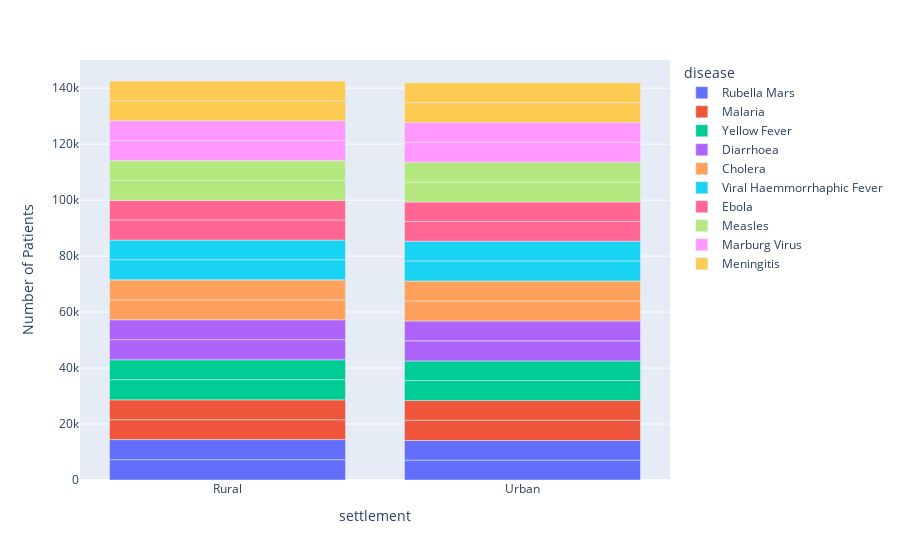

Here is the notebook cell this chart was saved with:
### Code cell
data_settlement= data.groupby(['settlement', 'disease', 'health_status'])['id'].count().reset_index(name='Number of Patients').sort_values(by= 'Number of Patients', ascending= False)
data_settlement

px.bar(data_settlement, x= 'settlement' , y='Number of Patients', color= 'disease')

### Figure 1 — Plotly figure (JSON) as saved in the notebook; plotly's stock layout.template omitted (floating-point values rounded to 4 significant figures)
{"data": [{"alignmentgroup": "True", "hovertemplate": "disease=Rubella Mars<br>settlement=%{x}<br>Number of Patients=%{y}<extra></extra>", "legendgroup": "Rubella Mars", "marker": {"color": "#636efa"}, "name": "Rubella Mars", "offsetgroup": "Rubella Mars", "orientation": "v", "showlegend": true, "textposition": "auto", "type": "bar", "x": ["Rural", "Rural", "Urban", "Urban"], "xaxis": "x", "y": [7272, 7165, 7104, 6998], "yaxis": "y"}, {"alignmentgroup": "True", "hovertemplate": "disease=Malaria<br>settlement=%{x}<br>Number of Patients=%{y}<extra></extra>", "legendgroup": "Malaria", "marker": {"color": "#EF553B"}, "name": "Malaria", "offsetgroup": "Malaria", "orientation": "v", "showlegend": true, "textposition": "auto", "type": "bar", "x": ["Urban", "Rural", "Rural", "Urban"], "xaxis": "x", "y": [7259, 7106, 7098, 7072], "yaxis": "y"}, {"alignmentgroup": "True", "hovertemplate": "disease=Yellow Fever<br>settlement=%{x}<br>Number of Patients=%{y}<extra></extra>", "legendgroup": "Yellow Fever", "marker": {"color": "#00cc96"}, "name": "Yellow Fever", "offsetgroup": "Yellow Fever", "orientation": "v", "showlegend": true, "textposition": "auto", "type": "bar", "x": ["Rural", "Rural", "Urban", "Urban"], "xaxis": "x", "y": [7207, 7110, 7100, 7011], "yaxis": "y"}, {"alignmentgroup": "True", "hovertemplate": "disease=Diarrhoea<br>settlement=%{x}<br>Number of Patients=%{y}<extra></extra>", "legendgroup": "Diarrhoea", "marker": {"color": "#ab63fa"}, "name": "Diarrhoea", "offsetgroup": "Diarrhoea", "orientation": "v", "showlegend": true, "textposition": "auto", "type": "bar", "x": ["Rural", "Urban", "Urban", "Rural"], "xaxis": "x", "y": [7191, 7170, 7098, 7091], "yaxis": "y"}, {"alignmentgroup": "True", "hovertemplate": "disease=Cholera<br>settlement=%{x}<br>Number of Patients=%{y}<extra></extra>", "legendgroup": "Cholera", "marker": {"color": "#FFA15A"}, "name": "Cholera", "offsetgroup": "Cholera", "orientation": "v", "showlegend": true, "textposition": "auto", "type": "bar", "x": ["Rural", "Urban", "Urban", "Rural", "Rural"], "xaxis": "x", "y": [7180, 7141, 7141, 7126, 1], "yaxis": "y"}, {"alignmentgroup": "True", "hovertemplate": "disease=Viral Haemmorrhaphic Fever<br>settlement=%{x}<br>Number of Patients=%{y}<extra></extra>", "legendgroup": "Viral Haemmorrhaphic Fever", "marker": {"color": "#19d3f3"}, "name": "Viral Haemmorrhaphic Fever", "offsetgroup": "Viral Haemmorrhaphic Fever", "orientation": "v", "showlegend": true, "textposition": "auto", "type": "bar", "x": ["Urban", "Rural", "Urban", "Rural"], "xaxis": "x", "y": [7179, 7176, 7042, 7004], "yaxis": "y"}, {"alignmentgroup": "True", "hovertemplate": "disease=Ebola<br>settlement=%{x}<br>Number of Patients=%{y}<extra></extra>", "legendgroup": "Ebola", "marker": {"color": "#FF6692"}, "name": "Ebola", "offsetgroup": "Ebola", "orientation": "v", "showlegend": true, "textposition": "auto", "type": "bar", "x": ["Rural", "Urban", "Urban", "Rural"], "xaxis": "x", "y": [7179, 7032, 6986, 6982], "yaxis": "y"}, {"alignmentgroup": "True", "hovertemplate": "disease=Measles<br>settlement=%{x}<br>Number of Patients=%{y}<extra></extra>", "legendgroup": "Measles", "marker": {"color": "#B6E880"}, "name": "Measles", "offsetgroup": "Measles", "orientation": "v", "showlegend": true, "textposition": "auto", "type": "bar", "x": ["Rural", "Urban", "Rural", "Urban"], "xaxis": "x", "y": [7147, 7138, 7112, 7074], "yaxis": "y"}, {"alignmentgroup": "True", "hovertemplate": "disease=Marburg Virus<br>settlement=%{x}<br>Number of Patients=%{y}<extra></extra>", "legendgroup": "Marburg Virus", "marker": {"color": "#FF97FF"}, "name": "Marburg Virus", "offsetgroup": "Marburg Virus", "orientation": "v", "showlegend": true, "textposition": "auto", "type": "bar", "x": ["Urban", "Rural", "Rural", "Urban"], "xaxis": "x", "y": [7142, 7141, 7078, 7069], "yaxis": "y"}, {"alignmentgroup": "True", "hovertemplate": "disease=Meningitis<br>settlement=%{x}<br>Number of Patients=%{y}<extra></extra>", "legendgroup": "Meningitis", "marker": {"color": "#FECB52"}, "name": "Meningitis", "offsetgroup": "Meningitis", "orientation": "v", "showlegend": true, "textposition": "auto", "type": "bar", "x": ["Rural", "Rural", "Urban", "Urban"], "xaxis": "x", "y": [7104, 7093, 7091, 7074], "yaxis": "y"}], "layout": {"barmode": "relative", "legend": {"title": {"text": "disease"}, "tracegroupgap": 0}, "margin": {"t": 60}, "xaxis": {"anchor": "y", "domain": [0, 1], "title": {"text": "settlement"}}, "yaxis": {"anchor": "x", "domain": [0, 1], "title": {"text": "Number of Patients"}}}}
